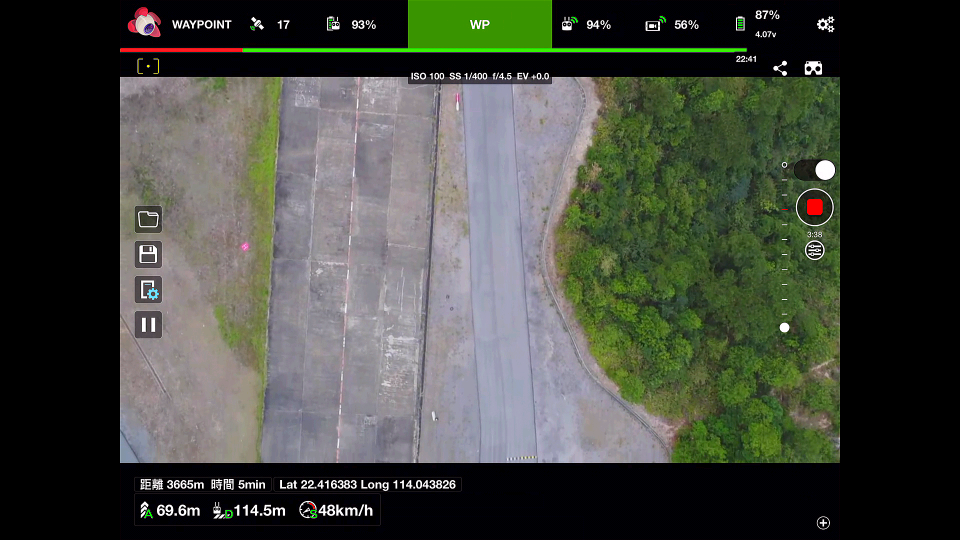
#> input picture Image Processing/PhantomPro4_2017/underdeveloping/MacShot 8.png, 1920 x 1080 px (shown at 1/2 size)
$ python image_resize.py
#> lines starting #> are read from the running program, lines starting #| are printed output that depends on the picture
import cv2
import numpy as np
img=cv2.imread('MacShot 8.png')
#> img is the input picture: shape (1080, 1920, 3); mean B, G, R 62.9, 71.2, 67.7
cv2.namedWindow('frame',cv2.WINDOW_KEEPRATIO)
cv2.resizeWindow('frame',900,600)
img1=img[900:950,880:890]
img1=0
img[550:600,260:320]=0
img[390:450,1560:1660]=0
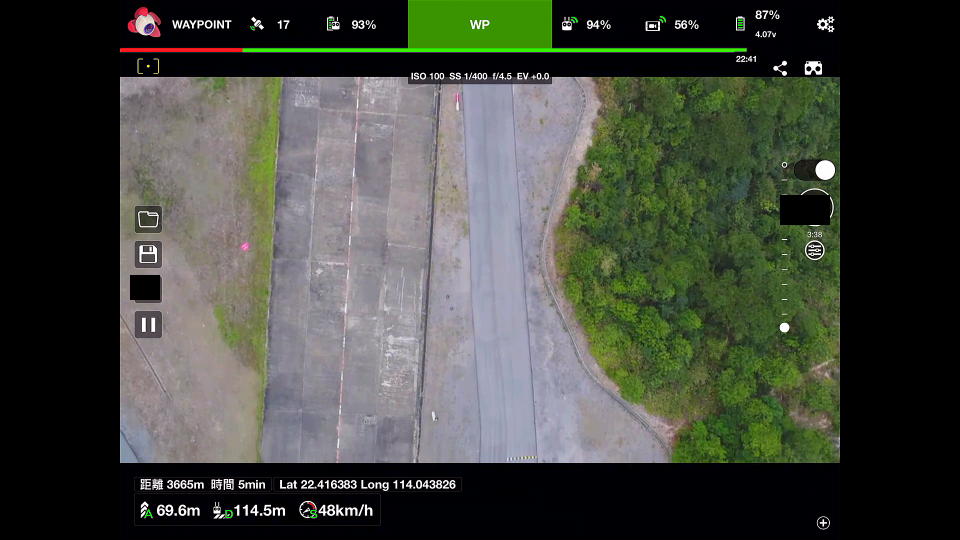
#> img: shape (1080, 1920, 3) (shown at 1/2 size); mean B, G, R 62.6, 70.9, 67.3
img1=img[150:930,230:1690]
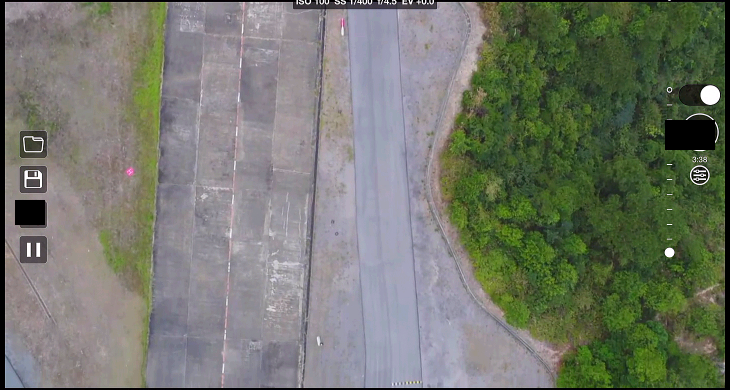
#> img1: shape (780, 1460, 3) (shown at 1/2 size); mean B, G, R 108.7, 119.9, 116.1
cv2.imshow('frame',img1)
cv2.waitKey(0)
cv2.destroyAllWindows()
